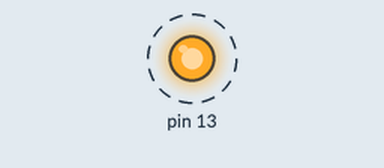
The sketch below on a simulated Arduino Uno, built with avr-gcc and run on an emulated ATmega328P. Shown: output pins drawn as LEDs (lit = HIGH). Dashed ring = blinking. What the sketch prints to the serial monitor is not drawn.

Above: at 0.12 s.
Timing chart, 0 to 3.0 s (numbered marks = the images above):
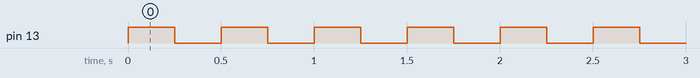

Measured:
- by itself, pin 13: alternates HIGH for 0.25 s and LOW for 0.25 s

The sketch:

LaserHarpScale.ino
```cpp
void setup()
{
  Serial.begin(9600);
  // initialize digital pin 13 as an output.
  pinMode(13, OUTPUT);
}

void loop()
{
  for (int i = 0; i < 8; i ++)
  {
    Serial.write('0' + i);
    digitalWrite(13, HIGH);   // turn the LED on (HIGH is the voltage level)
    delay(250);              // wait for a second
    digitalWrite(13, LOW);    // turn the LED off by making the voltage LOW
    delay(250);
  }
}
```
